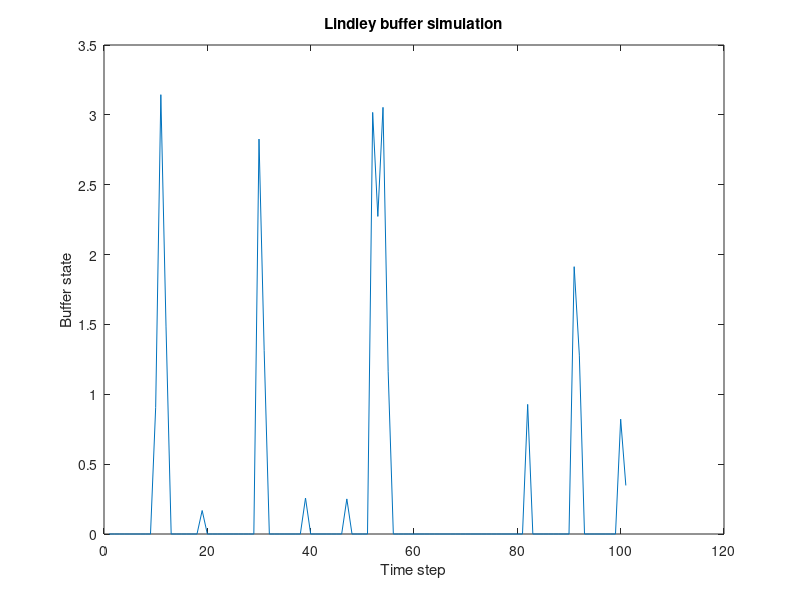

Here is the MATLAB script that generated this plot:
% Parameters
c = 2; % kapacita
T = 100; % čas
priemerPrichodov = 1;

a = exprnd(priemerPrichodov, [1, T]); % prichadzajuce pakety

% Inicializacia buffra
q = zeros(1, T+1);
q(1) = 0;

% Simulacia buffra
for t = 1:T
    q(t+1) = max(q(t) + a(t) - c, 0);
end

plot(q);
xlabel('Time step');
ylabel('Buffer state');
title('Lindley buffer simulation');